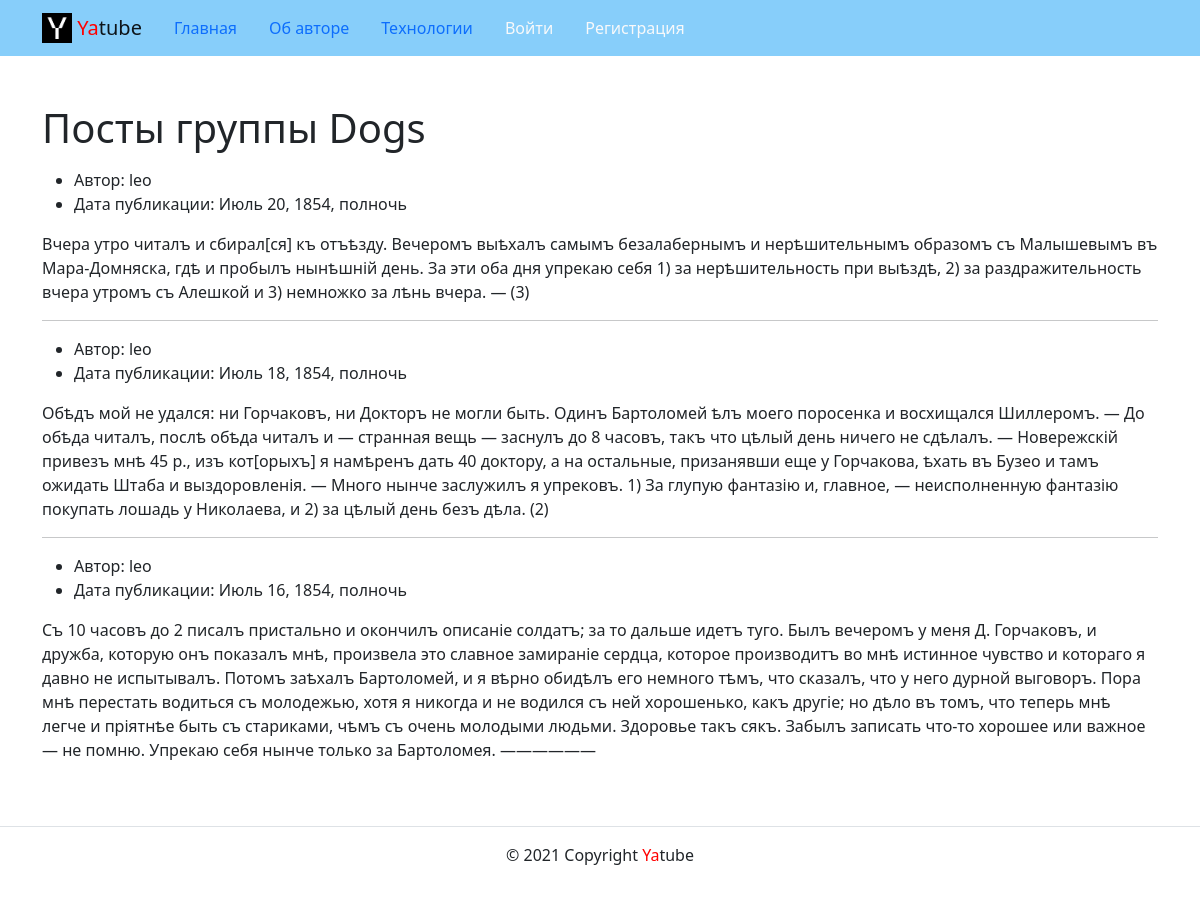
Before: /group_list/dogs/ with the older database file.
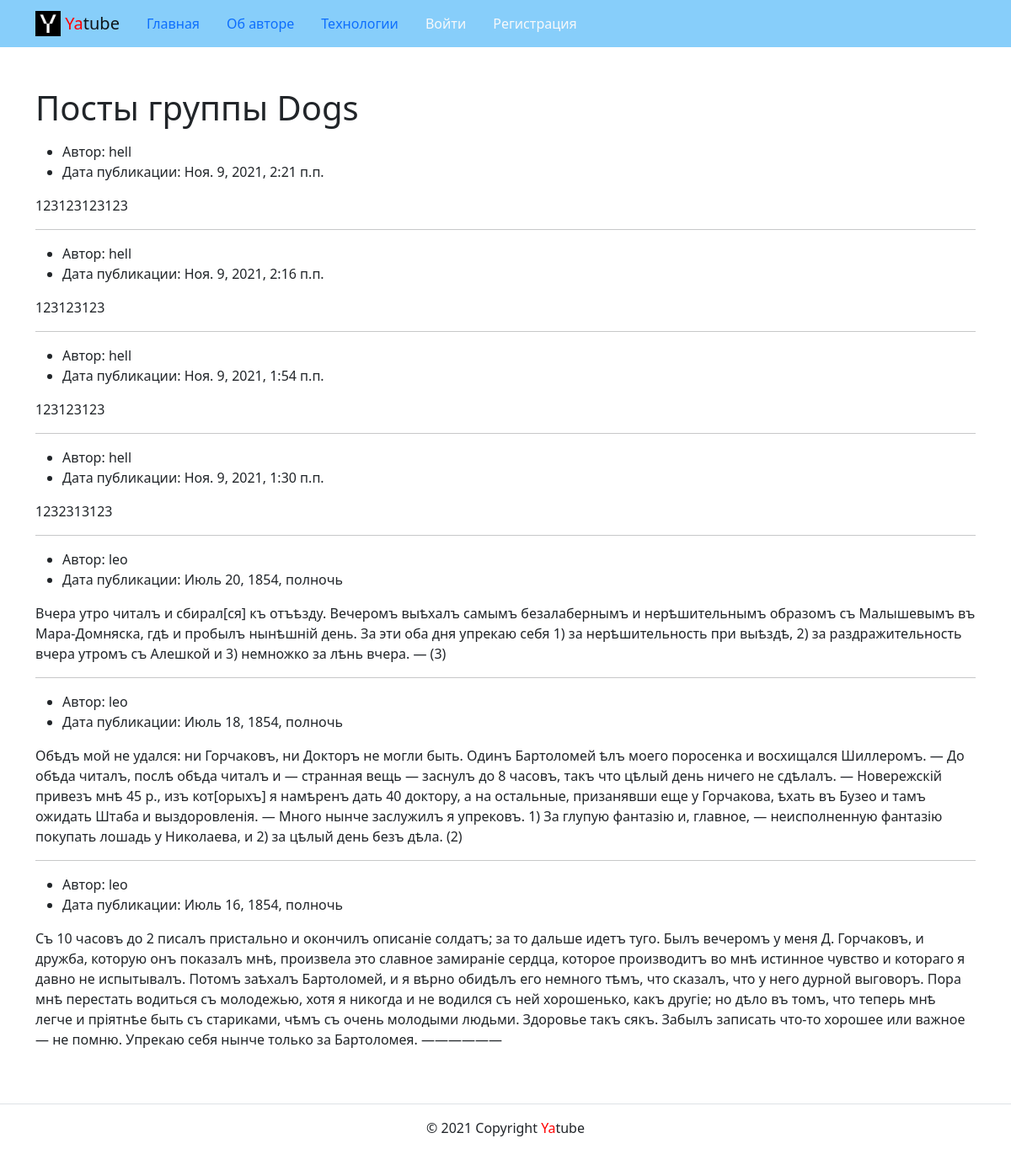
After: the same page with the newer database file.
### posts/models.py (models this page shows, shortened)
class Post(models.Model):
    text = models.TextField()
    pub_date = models.DateTimeField(auto_now_add=True)
    author = models.ForeignKey(
        User,
        on_delete=models.CASCADE,
        related_name='posts'
    )
    group = ForeignKey(
        Group,
        on_delete=models.SET_NULL,
        related_name='posts',
        blank=True, null=True
    )

### posts/views.py (the view)
# urls.py: path('<slug:slug>/', views.group_posts, name='group_list'),
def group_posts(request, slug):
    template = 'posts/group_list.html'
    group = get_object_or_404(Group, slug=slug)
    title = group.title
    posts = group.posts.all().order_by('-pub_date')[:10]
    context = {
        'group_slug': slug,
        'group_ten_posts': posts,
        'group_title': title,
    }
    return render(request, template, context)

### core/context_processors/year.py (called while the page is built)
def year(request):
    cur_year = dt.now().year
    return {
        'year': cur_year
    }

### templates/posts/group_list.html
{% extends 'base.html' %}
{% block content %}
      <div class="container py-5">
        <h1>
          <p>
            Посты группы {{ group_title }}
          </p>
        </h1>
        {% for post in group_ten_posts %}
          <article>
            <ul>
              <li>
                Автор: {{ post.author }}
              </li>
              <li>
                Дата публикации: {{ post.pub_date }}
              </li>
            </ul>
            <p>
              {{ post.text|safe }}
            </p>
          </article>
          {% if not forloop.last %}
            <hr>
          {% endif %}
        {% endfor %}
      </div>
{% endblock content%}

Changed rows visible on the page:
added Post: author "hell", pub_date "Ноя. 9, 2021, 2:21 п.п.", text "123123123123"
added Post: author "hell", pub_date "Ноя. 9, 2021, 2:16 п.п.", text "123123123"
added Post: author "hell", pub_date "Ноя. 9, 2021, 1:54 п.п.", text "123123123"
added Post: author "hell", pub_date "Ноя. 9, 2021, 1:30 п.п.", text "1232313123"
